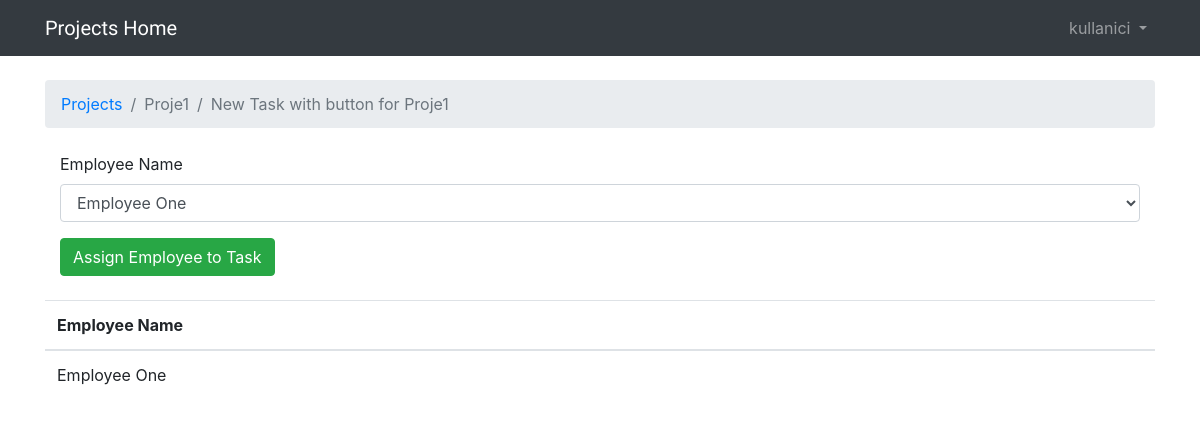
Page /projects/1/tasks/3/ (signed in) on the committed database.
### prmanage/models.py (models this page shows, shortened)
class Project(models.Model):
    name = models.CharField(max_length=30, unique=True)
    description = models.CharField(max_length=100)
    start_date = models.DateTimeField(default=datetime.now)

class Task(models.Model):
    subject = models.CharField(max_length=255)
    start_date = models.DateTimeField(default=datetime.now)
    end_date = models.DateTimeField(default=datetime.now()+timedelta(days=1))
    project = models.ForeignKey(Project, related_name='tasks', on_delete=models.CASCADE)
    def __str__(self):
        return self.subject

class EmployeeTask(models.Model):
    task_id = models.ForeignKey(Task, related_name='employeetasks', on_delete=models.CASCADE)
    employee_id = models.ForeignKey(Employee, related_name='employeetasks', on_delete=models.CASCADE)
    class Meta:
        unique_together = ('task_id', 'employee_id',)

class Employee(models.Model):
    name = models.CharField(max_length=100)
    def __str__(self):
        return self.name

### prmanage/views.py (the view)
# urls.py: url(r'^projects/(?P<pk>\d+)/tasks/(?P<task_pk>\d+)/$', views.task_employees, name='task_employees'),
@login_required
def task_employees(request, pk, task_pk):
    task = EmployeeTask.objects.filter(task_id=task_pk)
    project = get_object_or_404(Project, pk=pk)
    employeex = Employee.objects.all()
    taskx = Task.objects.filter(pk=task_pk)
    return render(request, 'task_employees.html', {'task': task, 'project': project, 'employeex': employeex, 'taskx': taskx})

### templates/task_employees.html (shortened to what this page needs)
{% extends 'base.html' %}
{% load static %}
{% block breadcrumb %}
  <li class="breadcrumb-item"><a href="{% url 'home' %}">Projects</a></li>
  <li class="breadcrumb-item active">{{ project.name }}</li>
  <li class="breadcrumb-item active">{{ taskx.first.subject }}</li>
{% endblock %}
{% block content %}
<div class="container">
  <form method="post">
    <div class="form-group">
      <label for="sel1">Employee Name</label>
      <select class="form-control" id="employee" name="employee_id">
        {% for employee in employeex %}
          <option>{{ employee }}</option>
        {% endfor %}
      </select>
    </div>
    <button type="submit" formaction="{% url 'save_employee_task' %}" class="btn btn-success">Assign Employee to Task</button>
  </form>
</div>
<br>
<table class="table">
  <thead class="thead-inverse">
    <tr>
      <th>Employee Name</th>
    </tr>
  </thead>
  <tbody>
    {% for employee in task.all %}
      <tr>
        <td>{{ employee.employee_id }}</td>
      </tr>
    {% endfor %}
  </tbody>
</table>
{% endblock %}

### templates/base.html (shortened to what this page needs)
{% load static %}<!DOCTYPE html>
<html>
  <head>
    <link rel="stylesheet" href="{% static 'css/bootstrap.min.css' %}">
    <link rel="stylesheet" href="{% static 'css/app.css' %}">
  </head>
  <body>
    {% block body %}
    <nav class="navbar navbar-expand-lg navbar-dark bg-dark">
      <div class="container">
        <a class="navbar-brand" href="{% url 'home' %}">Projects Home</a>
      <div class="collapse navbar-collapse" id="mainMenu">
      {% if user.is_authenticated %}
        <ul class="navbar-nav ml-auto">
          <li class="nav-item dropdown">
            <a class="nav-link dropdown-toggle" href="#" id="userMenu" data-toggle="dropdown" aria-haspopup="true" aria-expanded="false">
              {{ user.username }}
            </a>
          </li>
        </ul>
      {% endif %}
    </div>
      </div>
    </nav>
    <div class="container">
      <ol class="breadcrumb my-4">
        {% block breadcrumb %}
        {% endblock %}
      </ol>
      {% block content %}
      {% endblock %}
    </div>
    {% endblock body %}
  </body>
</html>

### static/css/app.css (style rules this page uses)
.navbar-brand { font-family: 'Peralta', cursive; }

### rows in the picture
Project: name "Proje1"
Task: first.subject "New Task with button for Proje1"
EmployeeTask: employee_id "Employee One"

### other values in the picture
{{ user.username }} "kullanici"
form field employee_id "Employee One"
